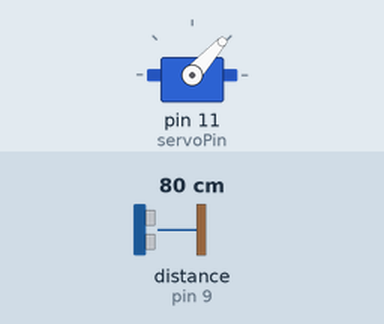
Recording of a sketch running on a simulated Arduino Uno, built with avr-gcc and run on an emulated ATmega328P. Shown: servo. Wiring (inferred from the names in the program): ultrasonic range finder: trigger pin 10; echo pin 9. The test bench sets the inputs (shaded band); at power-on: distance to the obstacle (sensor on pin 9) 80 cm. The echo pulse lasts 58.3 µs per cm; what the sketch prints to the serial monitor is not drawn.

Above: at 1.2 s.
1.3 s: distance to the obstacle (sensor on pin 9) set to 2 cm
At 1.73 s:
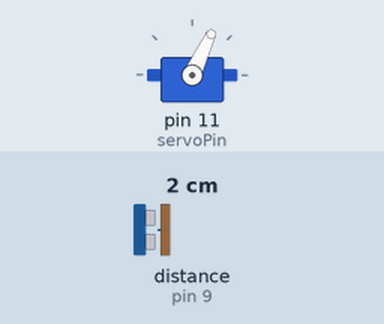
4.3 s: distance to the obstacle (sensor on pin 9) set to 250 cm
At 5.09 s:
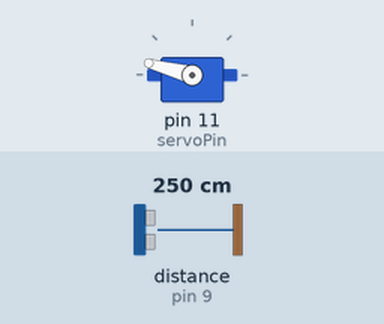
7.3 s: distance to the obstacle (sensor on pin 9) set to 4 cm
At 7.74 s:
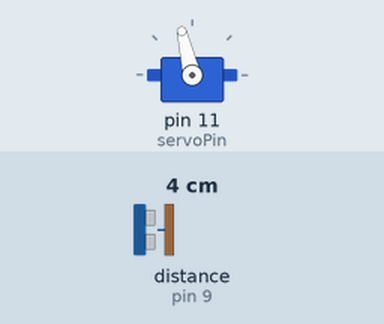
Timing chart, 0 to 16.3 s (numbered marks = the images above; inputs shaded):
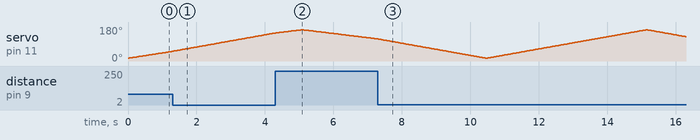

The sketch:

radar_arduino.ino
```cpp
/*
  Arduino Uno Radar Project
  -------------------------
  Hardware: HC-SR04 ultrasonic sensor mounted on an SG90 servo.
  The servo sweeps 15°-165°, and at each angle the sensor measures
  distance. Data is sent over Serial as "angle,distance." so a
  Processing sketch on your laptop can draw a live radar display.

  Wiring:
    HC-SR04  VCC  -> Arduino 5V
    HC-SR04  GND  -> Arduino GND
    HC-SR04  Trig -> Arduino Pin 10
    HC-SR04  Echo -> Arduino Pin 9
    Servo    Signal -> Arduino Pin 11
    Servo    VCC  -> Arduino 5V
    Servo    GND  -> Arduino GND
*/

#include <Servo.h>

const int trigPin = 10;
const int echoPin = 9;
const int servoPin = 11;

Servo radarServo;

long duration;
int distanceCm;

void setup() {
  Serial.begin(9600);
  pinMode(trigPin, OUTPUT);
  pinMode(echoPin, INPUT);
  radarServo.attach(servoPin);
}

int getDistance() {
  // Send a 10us pulse to trigger the sensor
  digitalWrite(trigPin, LOW);
  delayMicroseconds(2);
  digitalWrite(trigPin, HIGH);
  delayMicroseconds(10);
  digitalWrite(trigPin, LOW);

  // Read the echo pulse duration (30ms timeout ~ 5m max range)
  duration = pulseIn(echoPin, HIGH, 30000);

  if (duration == 0) {
    return 400; // no echo received -> treat as out of range
  }

  int distance = duration * 0.034 / 2; // convert to cm
  return constrain(distance, 0, 400);
}

void sweepAndSend(int startAngle, int endAngle, int step) {
  for (int angle = startAngle; angle != endAngle; angle += step) {
    radarServo.write(angle);
    delay(30); // allow servo to settle
    distanceCm = getDistance();

    Serial.print(angle);
    Serial.print(",");
    Serial.print(distanceCm);
    Serial.print(".");
  }
}

void loop() {
  sweepAndSend(15, 166, 1);   // sweep forward
  sweepAndSend(165, 14, -1);  // sweep backward
}
```
